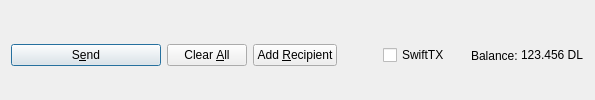
         <widget class="QFrame" name="frame_Send">
          <layout class="QHBoxLayout" name="horizontalLayout">
           <property name="bottomMargin">
            <number>0</number>
           </property>
           <item>
            <widget class="QPushButton" name="sendButton">
             <property name="minimumSize">
              <size>
               <width>150</width>
               <height>0</height>
              </size>
             </property>
             <property name="toolTip">
              <string>Confirm the send action</string>
             </property>
             <property name="text">
              <string>S&amp;end</string>
             </property>
             <property name="icon">
              <iconset resource="../Duelium.qrc">
               <normaloff>:/icons/send</normaloff>:/icons/send</iconset>
             </property>
             <property name="autoDefault">
              <bool>false</bool>
             </property>
             <property name="default">
              <bool>true</bool>
             </property>
            </widget>
           </item>
           <item>
            <widget class="QPushButton" name="clearButton">
             <property name="sizePolicy">
              <sizepolicy hsizetype="Minimum" vsizetype="Fixed">
               <horstretch>0</horstretch>
               <verstretch>0</verstretch>
              </sizepolicy>
             </property>
             <property name="toolTip">
              <string>Clear all fields of the form.</string>
             </property>
             <property name="text">
              <string>Clear &amp;All</string>
             </property>
             <property name="icon">
              <iconset resource="../Duelium.qrc">
               <normaloff>:/icons/remove</normaloff>:/icons/remove</iconset>
             </property>
             <property name="autoDefault">
              <bool>false</bool>
             </property>
            </widget>
           </item>
           <item>
            <widget class="QPushButton" name="addButton">
             <property name="toolTip">
              <string>Send to multiple recipients at once</string>
             </property>
             <property name="text">
              <string>Add &amp;Recipient</string>
             </property>
             <property name="icon">
              <iconset resource="../Duelium.qrc">
               <normaloff>:/icons/add</normaloff>:/icons/add</iconset>
             </property>
             <property name="autoDefault">
              <bool>false</bool>
             </property>
            </widget>
           </item>
           <item>
            <spacer name="horizontalSpacer">
             <property name="orientation">
              <enum>Qt::Horizontal</enum>
             </property>
             <property name="sizeHint" stdset="0">
              <size>
               <width>40</width>
               <height>20</height>
              </size>
             </property>
            </spacer>
           </item>
           <item>
            <layout class="QHBoxLayout" name="horizontalLayout_2">
             <property name="spacing">
              <number>3</number>
             </property>
             <item>
              <widget class="QCheckBox" name="checkSwiftTX">
               <property name="enabled">
                <bool>true</bool>
               </property>
               <property name="minimumSize">
                <size>
                 <width>85</width>
                 <height>0</height>
                </size>
               </property>
               <property name="text">
                <string>SwiftTX</string>
               </property>
              </widget>
             </item>
             <item>
              <widget class="QLabel" name="label">
               <property name="text">
                <string>Balance:</string>
               </property>
              </widget>
             </item>
             <item>
              <widget class="QLabel" name="labelBalance">
               <property name="sizePolicy">
                <sizepolicy hsizetype="Preferred" vsizetype="Fixed">
                 <horstretch>0</horstretch>
                 <verstretch>0</verstretch>
                </sizepolicy>
               </property>
               <property name="cursor">
                <cursorShape>IBeamCursor</cursorShape>
               </property>
               <property name="text">
                <string notr="true">123.456 DL</string>
               </property>
               <property name="textInteractionFlags">
                <set>Qt::LinksAccessibleByMouse|Qt::TextSelectableByKeyboard|Qt::TextSelectableByMouse</set>
               </property>
              </widget>
             </item>
            </layout>
           </item>
          </layout>
         </widget>
